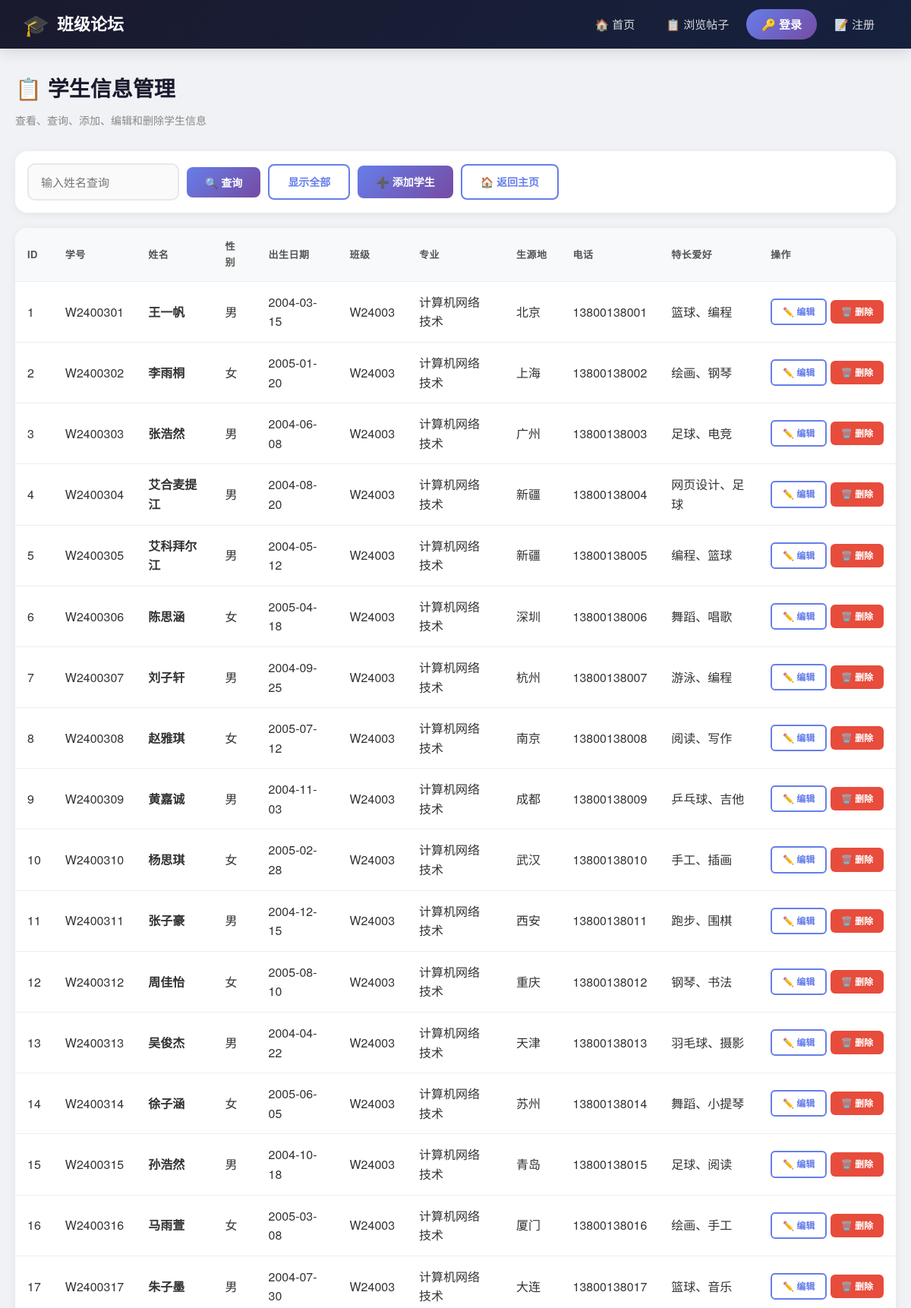
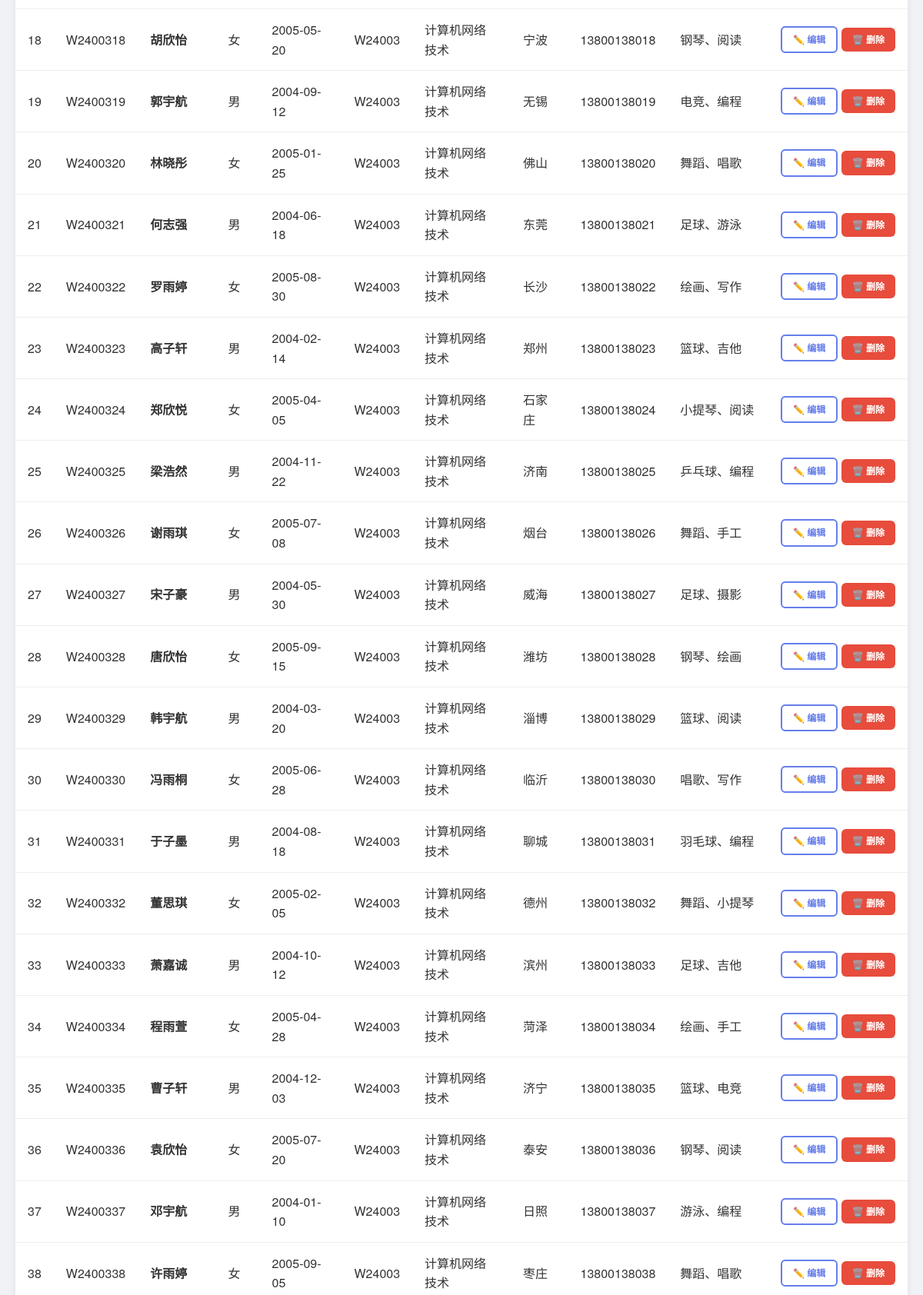
Page /students.php (upper part) on the committed database (2 pictures, top to bottom).
### tables this page shows
CREATE TABLE IF NOT EXISTS `students` (
    `xsid` INT UNSIGNED NOT NULL AUTO_INCREMENT COMMENT '学生ID',
    `XH` VARCHAR(8) NOT NULL COMMENT '学号',
    `XM` VARCHAR(20) NOT NULL COMMENT '姓名',
    `XB` ENUM('男','女') NOT NULL DEFAULT '男' COMMENT '性别',
    `CSRQ` DATE NOT NULL COMMENT '出生日期',
    `BJ` VARCHAR(6) NOT NULL COMMENT '班级',
    `ZY` VARCHAR(20) DEFAULT NULL COMMENT '专业',
    `SYD` VARCHAR(20) DEFAULT NULL COMMENT '生源地',
    `TEL` VARCHAR(11) DEFAULT NULL COMMENT '电话号码',
    `Skill` VARCHAR(50) DEFAULT NULL COMMENT '特长爱好',
    `Grjj` TEXT DEFAULT NULL COMMENT '个人简介',
    PRIMARY KEY (xsid)
);

### students.php (the view, shortened to what this page needs)
<?php
require_once __DIR__ . '/header.php';
$keyword = isset($_GET['keyword']) ? cleanInput(trim($_GET['keyword'])) : '';
if ($keyword) {
    $result = mysqli_query($conn, "SELECT * FROM students WHERE XM LIKE '%$keyword%' ORDER BY xsid");
} else {
    $result = mysqli_query($conn, "SELECT * FROM students ORDER BY xsid");
}
?>
<div class="container">
    <div class="page-header">
        <h1>📋 学生信息管理</h1>
        <p>查看、查询、添加、编辑和删除学生信息</p>
    </div>
    <div class="card" style="padding:16px;margin-bottom:20px;">
        <form method="GET" action="" style="display:flex;gap:10px;align-items:center;flex-wrap:wrap;">
            <input type="text" name="keyword" class="form-control" style="width:200px;"
                   placeholder="输入姓名查询" value="<?= htmlspecialchars($_GET['keyword'] ?? '') ?>">
            <button type="submit" class="btn btn-primary">🔍 查询</button>
            <a href="students.php" class="btn btn-outline">显示全部</a>
            <a href="add_student.php" class="btn btn-primary">➕ 添加学生</a>
            <a href="index.php" class="btn btn-outline">🏠 返回主页</a>
        </form>
    </div>
    <?php if ($result && mysqli_num_rows($result) > 0): ?>
    <div class="table-wrap card" style="padding:0;">
        <table>
            <thead>
                <tr>
                    <th>ID</th>
                    <th>学号</th>
                    <th>姓名</th>
                    <th>性别</th>
                    <th>出生日期</th>
                    <th>班级</th>
                    <th>专业</th>
                    <th>生源地</th>
                    <th>电话</th>
                    <th>特长爱好</th>
                    <th>操作</th>
                </tr>
            </thead>
            <tbody>
                <?php while ($s = mysqli_fetch_assoc($result)): ?>
                <tr>
                    <td><?= $s['xsid'] ?></td>
                    <td><?= htmlspecialchars($s['XH']) ?></td>
                    <td><strong><?= htmlspecialchars($s['XM']) ?></strong></td>
                    <td><?= $s['XB'] ?></td>
                    <td><?= $s['CSRQ'] ?></td>
                    <td><?= htmlspecialchars($s['BJ']) ?></td>
                    <td><?= htmlspecialchars($s['ZY'] ?? '-') ?></td>
                    <td><?= htmlspecialchars($s['SYD'] ?? '-') ?></td>
                    <td><?= htmlspecialchars($s['TEL'] ?? '-') ?></td>
                    <td><?= htmlspecialchars($s['Skill'] ?? '-') ?></td>
                    <td style="white-space:nowrap;">
                        <a href="edit_student.php?id=<?= $s['xsid'] ?>" class="btn btn-outline btn-sm">✏️ 编辑</a>
                        <a href="students.php?del=<?= $s['xsid'] ?>" class="btn btn-danger btn-sm"
                           onclick="return confirm('确定删除该学生记录吗？')">🗑️ 删除</a>
                    </td>
                </tr>
                <?php endwhile; ?>
            </tbody>
        </table>
    </div>
    <?php endif; ?>
</div>
<?php require_once __DIR__ . '/footer.php'; ?>

### style.css (style rules this page uses)
* { margin: 0; padding: 0; box-sizing: border-box; }
body { font-family: 'Microsoft YaHei', 'PingFang SC', 'Helvetica Neue', sans-serif; background: #f0f2f5; color: #333; min-height: 100vh; line-height: 1.6; }
.container { max-width: 1200px; margin: 0 auto; padding: 30px 20px; }
.page-header { margin-bottom: 30px; }
.page-header h1 { font-size: 28px; color: #1a1a2e; margin-bottom: 8px; }
.page-header p { color: #888; font-size: 14px; }
.card { background: #fff; border-radius: 16px; box-shadow: 0 2px 12px rgba(0,0,0,.06); padding: 30px; margin-bottom: 24px; transition: transform .2s, box-shadow .2s; }
.btn { display: inline-block; padding: 10px 24px; border: none; border-radius: 8px; font-size: 14px; font-weight: bold; cursor: pointer; text-decoration: none; transition: all .3s; font-family: inherit; }
.btn-primary { background: linear-gradient(135deg, #667eea, #764ba2); color: #fff; }
.btn-danger { background: #e74c3c; color: #fff; }
.btn-outline { background: transparent; border: 2px solid #667eea; color: #667eea; }
.btn-sm { padding: 6px 14px; font-size: 12px; border-radius: 6px; }
.form-control { width: 100%; padding: 12px 16px; border: 2px solid #e8e8e8; border-radius: 10px; font-size: 15px; transition: border-color .3s; font-family: inherit; background: #fafafa; }
.table-wrap { overflow-x: auto; }
table { width: 100%; border-collapse: collapse; }
table th, table td { padding: 14px 16px; text-align: left; border-bottom: 1px solid #eee; }
table th { background: #f8f9fa; font-weight: bold; color: #555; font-size: 13px; text-transform: uppercase; letter-spacing: .5px; }
table a { color: #667eea; text-decoration: none; }
.card, .feature-card { animation: fadeInUp .5s ease forwards; }
.card:nth-child(2) { animation-delay: .1s; }
.card:nth-child(3) { animation-delay: .2s; }

### rows in the picture
students: xsid "1", XH "W2400301", XM "王一帆", XB "男", CSRQ "2004-03-15", BJ "W24003", ZY "计算机网络技术", SYD "北京", TEL "13800138001", Skill "篮球、编程"
students: xsid "2", XH "W2400302", XM "李雨桐", XB "女", CSRQ "2005-01-20", BJ "W24003", ZY "计算机网络技术", SYD "上海", TEL "13800138002", Skill "绘画、钢琴"
students: xsid "3", XH "W2400303", XM "张浩然", XB "男", CSRQ "2004-06-08", BJ "W24003", ZY "计算机网络技术", SYD "广州", TEL "13800138003", Skill "足球、电竞"
students: xsid "4", XH "W2400304", XM "艾合麦提江", XB "男", CSRQ "2004-08-20", BJ "W24003", ZY "计算机网络技术", SYD "新疆", TEL "13800138004", Skill "网页设计、足球"
students: xsid "5", XH "W2400305", XM "艾科拜尔江", XB "男", CSRQ "2004-05-12", BJ "W24003", ZY "计算机网络技术", SYD "新疆", TEL "13800138005", Skill "编程、篮球"
students: xsid "6", XH "W2400306", XM "陈思涵", XB "女", CSRQ "2005-04-18", BJ "W24003", ZY "计算机网络技术", SYD "深圳", TEL "13800138006", Skill "舞蹈、唱歌"
students: xsid "7", XH "W2400307", XM "刘子轩", XB "男", CSRQ "2004-09-25", BJ "W24003", ZY "计算机网络技术", SYD "杭州", TEL "13800138007", Skill "游泳、编程"
students: xsid "8", XH "W2400308", XM "赵雅琪", XB "女", CSRQ "2005-07-12", BJ "W24003", ZY "计算机网络技术", SYD "南京", TEL "13800138008", Skill "阅读、写作"
students: xsid "9", XH "W2400309", XM "黄嘉诚", XB "男", CSRQ "2004-11-03", BJ "W24003", ZY "计算机网络技术", SYD "成都", TEL "13800138009", Skill "乒乓球、吉他"
students: xsid "10", XH "W2400310", XM "杨思琪", XB "女", CSRQ "2005-02-28", BJ "W24003", ZY "计算机网络技术", SYD "武汉", TEL "13800138010", Skill "手工、插画"
students: xsid "11", XH "W2400311", XM "张子豪", XB "男", CSRQ "2004-12-15", BJ "W24003", ZY "计算机网络技术", SYD "西安", TEL "13800138011", Skill "跑步、围棋"
students: xsid "12", XH "W2400312", XM "周佳怡", XB "女", CSRQ "2005-08-10", BJ "W24003", ZY "计算机网络技术", SYD "重庆", TEL "13800138012", Skill "钢琴、书法"
students: xsid "13", XH "W2400313", XM "吴俊杰", XB "男", CSRQ "2004-04-22", BJ "W24003", ZY "计算机网络技术", SYD "天津", TEL "13800138013", Skill "羽毛球、摄影"
students: xsid "14", XH "W2400314", XM "徐子涵", XB "女", CSRQ "2005-06-05", BJ "W24003", ZY "计算机网络技术", SYD "苏州", TEL "13800138014", Skill "舞蹈、小提琴"
students: xsid "15", XH "W2400315", XM "孙浩然", XB "男", CSRQ "2004-10-18", BJ "W24003", ZY "计算机网络技术", SYD "青岛", TEL "13800138015", Skill "足球、阅读"
students: xsid "16", XH "W2400316", XM "马雨萱", XB "女", CSRQ "2005-03-08", BJ "W24003", ZY "计算机网络技术", SYD "厦门", TEL "13800138016", Skill "绘画、手工"
students: xsid "17", XH "W2400317", XM "朱子墨", XB "男", CSRQ "2004-07-30", BJ "W24003", ZY "计算机网络技术", SYD "大连", TEL "13800138017", Skill "篮球、音乐"
students: xsid "18", XH "W2400318", XM "胡欣怡", XB "女", CSRQ "2005-05-20", BJ "W24003", ZY "计算机网络技术", SYD "宁波", TEL "13800138018", Skill "钢琴、阅读"
students: xsid "19", XH "W2400319", XM "郭宇航", XB "男", CSRQ "2004-09-12", BJ "W24003", ZY "计算机网络技术", SYD "无锡", TEL "13800138019", Skill "电竞、编程"
students: xsid "20", XH "W2400320", XM "林晓彤", XB "女", CSRQ "2005-01-25", BJ "W24003", ZY "计算机网络技术", SYD "佛山", TEL "13800138020", Skill "舞蹈、唱歌"
students: xsid "21", XH "W2400321", XM "何志强", XB "男", CSRQ "2004-06-18", BJ "W24003", ZY "计算机网络技术", SYD "东莞", TEL "13800138021", Skill "足球、游泳"
students: xsid "22", XH "W2400322", XM "罗雨婷", XB "女", CSRQ "2005-08-30", BJ "W24003", ZY "计算机网络技术", SYD "长沙", TEL "13800138022", Skill "绘画、写作"
students: xsid "23", XH "W2400323", XM "高子轩", XB "男", CSRQ "2004-02-14", BJ "W24003", ZY "计算机网络技术", SYD "郑州", TEL "13800138023", Skill "篮球、吉他"
students: xsid "24", XH "W2400324", XM "郑欣悦", XB "女", CSRQ "2005-04-05", BJ "W24003", ZY "计算机网络技术", SYD "石家庄", TEL "13800138024", Skill "小提琴、阅读"
students: xsid "25", XH "W2400325", XM "梁浩然", XB "男", CSRQ "2004-11-22", BJ "W24003", ZY "计算机网络技术", SYD "济南", TEL "13800138025", Skill "乒乓球、编程"
students: xsid "26", XH "W2400326", XM "谢雨琪", XB "女", CSRQ "2005-07-08", BJ "W24003", ZY "计算机网络技术", SYD "烟台", TEL "13800138026", Skill "舞蹈、手工"
students: xsid "27", XH "W2400327", XM "宋子豪", XB "男", CSRQ "2004-05-30", BJ "W24003", ZY "计算机网络技术", SYD "威海", TEL "13800138027", Skill "足球、摄影"
students: xsid "28", XH "W2400328", XM "唐欣怡", XB "女", CSRQ "2005-09-15", BJ "W24003", ZY "计算机网络技术", SYD "潍坊", TEL "13800138028", Skill "钢琴、绘画"
students: xsid "29", XH "W2400329", XM "韩宇航", XB "男", CSRQ "2004-03-20", BJ "W24003", ZY "计算机网络技术", SYD "淄博", TEL "13800138029", Skill "篮球、阅读"
students: xsid "30", XH "W2400330", XM "冯雨桐", XB "女", CSRQ "2005-06-28", BJ "W24003", ZY "计算机网络技术", SYD "临沂", TEL "13800138030", Skill "唱歌、写作"
students: xsid "31", XH "W2400331", XM "于子墨", XB "男", CSRQ "2004-08-18", BJ "W24003", ZY "计算机网络技术", SYD "聊城", TEL "13800138031", Skill "羽毛球、编程"
students: xsid "32", XH "W2400332", XM "董思琪", XB "女", CSRQ "2005-02-05", BJ "W24003", ZY "计算机网络技术", SYD "德州", TEL "13800138032", Skill "舞蹈、小提琴"
students: xsid "33", XH "W2400333", XM "萧嘉诚", XB "男", CSRQ "2004-10-12", BJ "W24003", ZY "计算机网络技术", SYD "滨州", TEL "13800138033", Skill "足球、吉他"
students: xsid "34", XH "W2400334", XM "程雨萱", XB "女", CSRQ "2005-04-28", BJ "W24003", ZY "计算机网络技术", SYD "菏泽", TEL "13800138034", Skill "绘画、手工"
students: xsid "35", XH "W2400335", XM "曹子轩", XB "男", CSRQ "2004-12-03", BJ "W24003", ZY "计算机网络技术", SYD "济宁", TEL "13800138035", Skill "篮球、电竞"
students: xsid "36", XH "W2400336", XM "袁欣怡", XB "女", CSRQ "2005-07-20", BJ "W24003", ZY "计算机网络技术", SYD "泰安", TEL "13800138036", Skill "钢琴、阅读"
students: xsid "37", XH "W2400337", XM "邓宇航", XB "男", CSRQ "2004-01-10", BJ "W24003", ZY "计算机网络技术", SYD "日照", TEL "13800138037", Skill "游泳、编程"
students: xsid "38", XH "W2400338", XM "许雨婷", XB "女", CSRQ "2005-09-05", BJ "W24003", ZY "计算机网络技术", SYD "枣庄", TEL "13800138038", Skill "舞蹈、唱歌"
